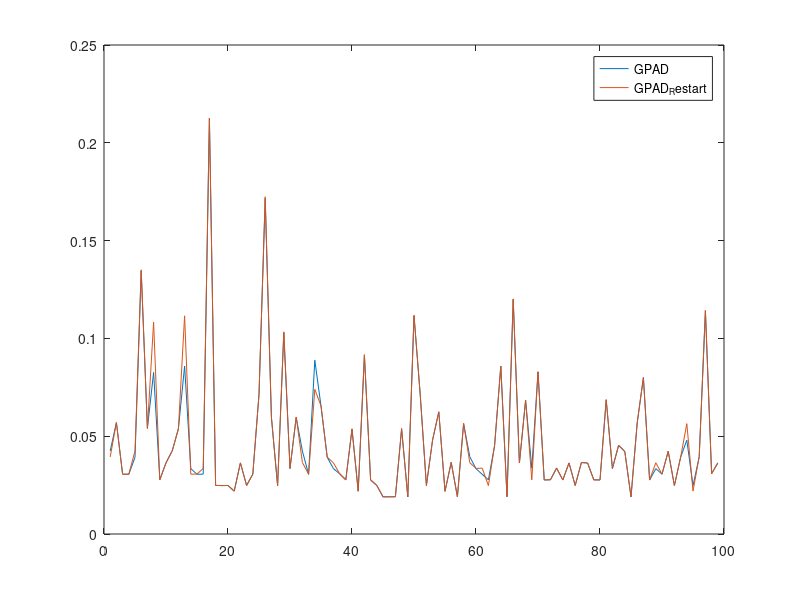

Write the MATLAB code that produced this figure. (Note: this script raises an error after producing the figure.)
%%
l1=[
30.559744 
42.470142 
56.930111 
30.615360 
30.532160 
39.213825 
134.503937 
54.027615 
82.607841 
27.752384 
36.418270 
42.481537 
53.772926 
85.835396 
33.417278 
30.545088 
30.585184 
212.474335 
24.828608 
24.742720 
24.834335 
21.910721 
36.355457 
24.815456 
30.606079 
71.248451 
171.514908 
59.662239 
24.727200 
102.959106 
33.426559 
59.568928 
42.382687 
30.481504 
88.828796 
65.466621 
39.279713 
33.444096 
30.799969 
27.682655 
53.558559 
21.881023 
91.333473 
27.596512 
24.854591 
18.984097 
19.015327 
19.058081 
53.841217 
18.939615 
111.643005 
71.271011 
24.787552 
48.075520 
62.380543 
21.824512 
36.474434 
19.024704 
56.392097 
39.501537 
33.367809 
30.531872 
27.691200 
45.258080 
85.805534 
19.060415 
119.924004 
36.297314 
68.276573 
33.652962 
82.926659 
27.662848 
27.681824 
33.643135 
27.638687 
36.304352 
24.817535 
36.492512 
36.312897 
27.752417 
27.601824 
68.448189 
33.379135 
45.241280 
42.167809 
18.985088 
56.783520 
79.994461 
27.558176 
33.425407 
30.570784 
42.247231 
24.761600 
39.198944 
47.985920 
24.717249 
39.463745 
114.109795 
30.882944 
36.237377 
];

l2=[
30.577248 
39.409920 
57.002495 
30.528288 
30.581505 
42.385246 
135.073914 
53.951584 
108.326241 
27.656160 
36.345535 
42.429024 
53.844578 
111.538979 
30.561440 
30.670208 
33.508129 
212.564896 
24.853088 
24.769728 
24.768961 
21.904768 
36.361855 
24.802015 
30.572865 
71.419327 
172.429825 
59.814785 
24.789440 
103.340736 
33.604321 
59.833729 
36.529247 
30.589920 
73.938942 
65.547714 
39.309566 
36.398018 
30.889729 
27.690817 
53.797215 
21.894976 
91.720573 
27.720160 
24.812256 
19.009825 
19.015841 
19.020832 
53.853374 
19.062847 
111.783836 
71.540131 
24.820000 
48.200802 
62.537281 
21.876257 
36.752960 
18.964352 
56.584030 
36.439838 
33.547935 
33.670433 
24.726080 
45.270046 
85.875809 
19.108383 
120.213058 
36.309856 
68.499008 
27.708033 
82.895645 
27.600992 
27.755873 
33.789120 
27.640480 
36.350334 
24.806911 
36.567841 
36.299297 
27.560320 
27.692768 
68.773888 
33.655231 
45.416767 
42.202751 
18.988928 
56.965889 
79.954941 
27.676992 
36.412640 
30.578592 
42.353889 
24.809216 
39.175968 
56.419743 
21.940351 
39.521759 
114.312958 
30.871361 
36.388992           
];

%%
clc
[size(l1,1) size(l2,1)]
plot(l1(2:end)/1e3);
hold all;
plot(l2(2:end)/1e3);
%plot(time_operation(2,2:end));
legend('GPAD','GPAD_Restart','Gurobi-IP');

[sys.nx*size(Ptree.P,1) sys.nu*size(Ptree.K,2)...
    sys.nx*size(Ptree.P,1)+sys.nu*size(Ptree.K,2) size(Ptree.P,1) size(Ptree.K,2)]
[mean(l1(2:end)/1e3) mean(l2(2:end)/1e3)]

[max(l1(2:end)/1e3) max(l2(2:end)/1e3)]

